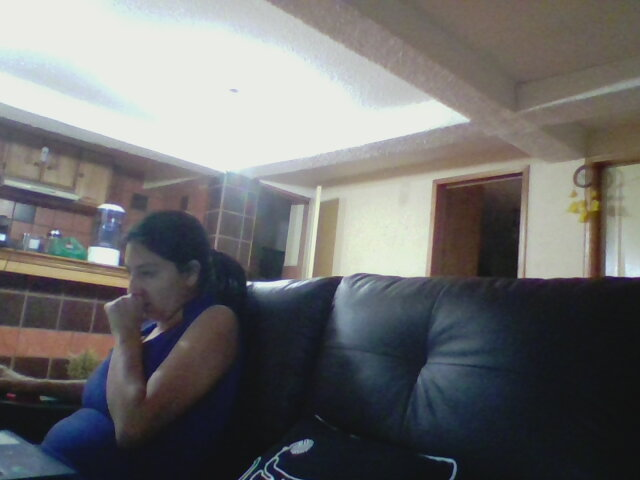
#> input picture Clases_PDI/images/2020-05-16-204737.jpg, 640 x 480 px
$ python filtrado_cv.py images/2020-05-16-204737.jpg
#> lines starting #> are read from the running program, lines starting #| are printed output that depends on the picture
import cv2
import numpy as np
from scipy import signal as sg
import matplotlib.pyplot as plt
import sys
import time

imagpath = sys.argv[1]
print("Filtrado Gaussiano")
img = cv2.imread(imagpath, 0) # reads image as grayscale
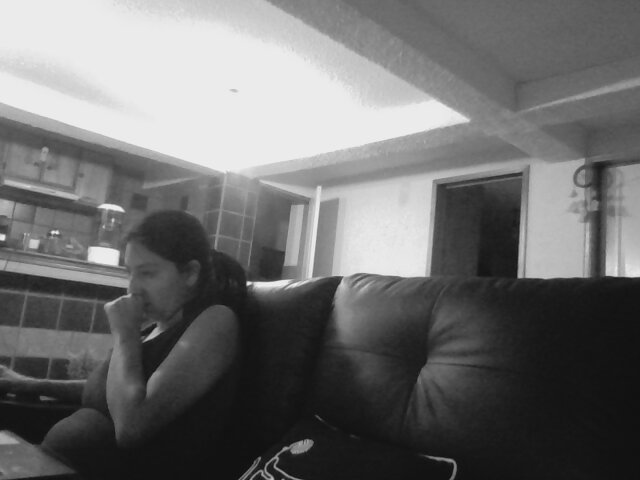
#> img: shape (480, 640); min 9, max 243, mean 109.6
kernel3 = np.array([1,2,1,2,4,2,1,2,1]).reshape(3,-1)*(1/16)
convolucionada = cv2.filter2D(img, -1, cv2.flip(kernel3,-1))
cv2.imshow("Original", img)
cv2.imshow("Filtrada", convolucionada)
cv2.waitKey(50000)

$ run again, on Clases_PDI/images/SkinBeauty.jpeg
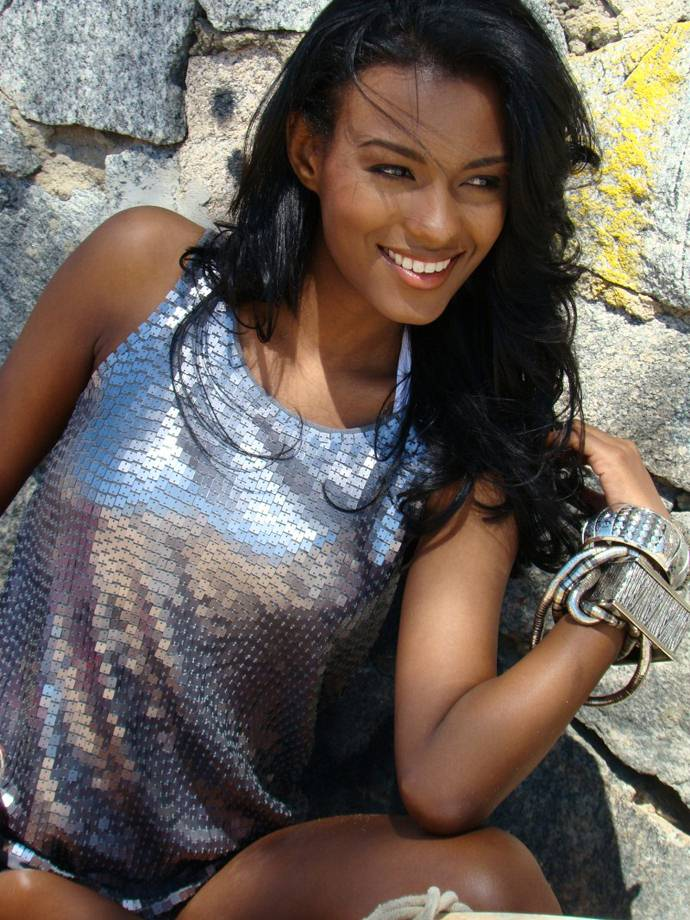
#> input picture Clases_PDI/images/SkinBeauty.jpeg, 690 x 920 px
#> `img = cv2.imread(imagpath, 0)`:
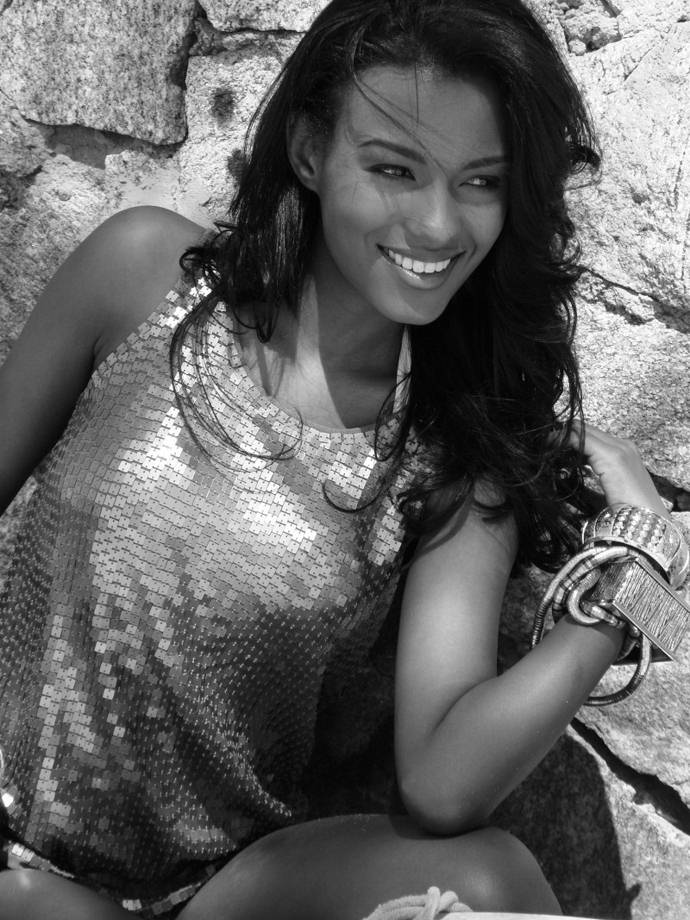
#> img: shape (920, 690); min 0, max 255, mean 99.5

$ run again, on Clases_PDI/images/lena_s.png
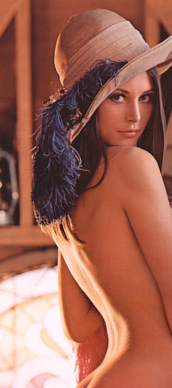
#> input picture Clases_PDI/images/lena_s.png, 172 x 388 px
#> `img = cv2.imread(imagpath, 0)`:
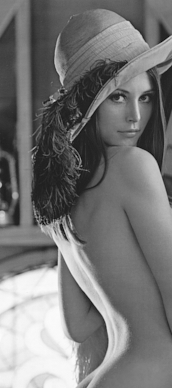
#> img: shape (388, 172); min 7, max 251, mean 118.8
